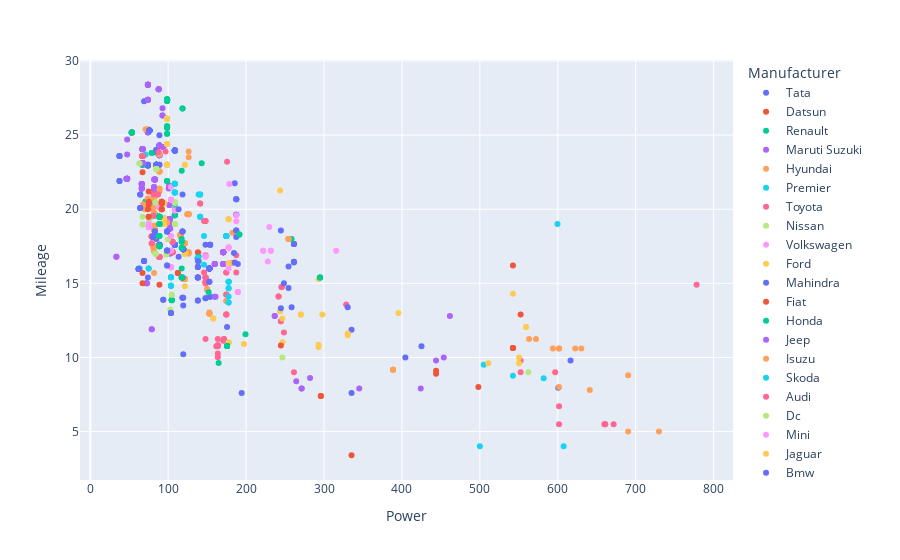

The notebook cell this image was saved under:
### Code cell
fig = px.scatter(df, x = 'Power' , y = 'Mileage' , color = 'Manufacturer');
fig.show();

### Figure 1 — Plotly figure (JSON) as saved in the notebook; plotly's stock layout.template omitted (floating-point values rounded to 4 significant figures; data arrays with more than 128 entries replaced by an {"elided": "..."} marker saying what was removed)
{"data": [{"hovertemplate": "Manufacturer=Tata<br>Power=%{x}<br>Mileage=%{y}<extra></extra>", "legendgroup": "Tata", "marker": {"color": "#636efa", "symbol": "circle"}, "mode": "markers", "name": "Tata", "orientation": "v", "showlegend": true, "type": "scatter", "x": [37.48, 37.48, 37.48, 37.48, 37.48, 84.82, 84.82, 84.82, 84.82, 84.82, 84.82, 84.82, 84.82, 73.97, 73.97, 73.97, 73.97, 88.77, 88.77, 88.77, 88.77, 84.82, 88.77, 84.82, 84.82, 84.82, 84.82, 84.82, 84.82, 88.77, 73.97, 88.77, 88.77, 88.77, 73.97, 73.97, 88.77, 73.97, 88.77, 73.97, 108.5, 108.5, 108.5, 108.5, 108.5, 108.5, 108.5, 108.5, 108.5, 108.5, 108.5, 108.5, 108.5, 108.5, 108.5, 108.5, 108.5, 108.5, 108.5, 108.5, 108.5, 108.5, 108.5, 153.9, 153.9, 147.9, 153.9, 147.9, 147.9, 153.9, 153.9, 138.1, 138.1, 138.1, 138.1, 138.1, 138.1, 83.84, 69.04, 83.84], "xaxis": "x", "y": [23.6, 23.6, 21.9, 23.6, 21.9, 23, 23, 23, 23, 23, 24, 24, 24, 22.95, 22.95, 22.95, 22.95, 17.57, 17.57, 17.57, 17.57, 18, 25, 23, 23, 23, 23, 23, 23, 17.6, 23, 17.6, 17.6, 17.6, 23, 20.65, 23, 23, 23, 20.65, 17.6, 17.6, 17.6, 17.6, 17.6, 17.6, 17.6, 17.6, 17.6, 17.6, 17.6, 23.97, 23.97, 23.97, 23.97, 23.97, 23.97, 23.97, 23.97, 23.97, 23.97, 23.97, 23.97, 17.6, 17.6, 17.6, 17.6, 14, 14, 14.1, 14.1, 16.7, 16.7, 16.7, 16.7, 16.7, 16.7, 23.84, 27.28, 23.84], "yaxis": "y"}, {"hovertemplate": "Manufacturer=Datsun<br>Power=%{x}<br>Mileage=%{y}<extra></extra>", "legendgroup": "Datsun", "marker": {"color": "#EF553B", "symbol": "circle"}, "mode": "markers", "name": "Datsun", "orientation": "v", "showlegend": true, "type": "scatter", "x": [53.26, 53.26, 53.26, 53.26, 67.07, 67.07, 67.07, 67.07, 67.07, 67.07, 67.07, 67.07, 67.07, 76.93, 76.93], "xaxis": "x", "y": [25.17, 25.17, 25.17, 25.17, 22.5, 23, 20.1, 20.1, 20.1, 20.1, 20.1, 20.1, 20.1, 20.1, 20.1], "yaxis": "y"}, {"hovertemplate": "Manufacturer=Renault<br>Power=%{x}<br>Mileage=%{y}<extra></extra>", "legendgroup": "Renault", "marker": {"color": "#00cc96", "symbol": "circle"}, "mode": "markers", "name": "Renault", "orientation": "v", "showlegend": true, "type": "scatter", "x": [53.26, 53.26, 53.26, 53.26, 67.07, 67.07, 67.07, 67.07, 67.07, 67.07, 67.07, 67.07, 71.02, 71.02, 71.02, 71.02, 104.5, 104.5, 104.5, 83.84, 83.84, 108.5, 108.5, 108.5, 108.5, 83.84, 83.84, 108.5, 83.84, 83.84, 83.84, 104.5, 108.5, 108.5, 104.5], "xaxis": "x", "y": [25.17, 25.17, 25.17, 25.17, 23.01, 23.01, 24.04, 24.04, 23.01, 23.01, 23.01, 24.04, 20.5, 20.5, 20.5, 20.5, 13.87, 13.87, 13.87, 19.6, 19.6, 19.6, 19.6, 19.6, 19.6, 21.04, 21.04, 19.98, 21.04, 21.04, 21.04, 13.86, 20.37, 20.37, 13.86], "yaxis": "y"}, {"hovertemplate": "Manufacturer=Maruti Suzuki<br>Power=%{x}<br>Mileage=%{y}<extra></extra>", "legendgroup": "Maruti Suzuki", "marker": {"color": "#ab63fa", "symbol": "circle"}, "mode": "markers", "name": "Maruti Suzuki", "orientation": "v", "showlegend": true, "type": "scatter", "x": {"elided": "143 float values"}, "xaxis": "x", "y": {"elided": "143 float values"}, "yaxis": "y"}, {"hovertemplate": "Manufacturer=Hyundai<br>Power=%{x}<br>Mileage=%{y}<extra></extra>", "legendgroup": "Hyundai", "marker": {"color": "#FFA15A", "symbol": "circle"}, "mode": "markers", "name": "Hyundai", "orientation": "v", "showlegend": true, "type": "scatter", "x": [68.06, 68.06, 68.06, 68.06, 68.06, 68.06, 81.86, 69.04, 70.03, 82.85, 88.77, 82.85, 88.77, 82.85, 88.77, 82.85, 88.77, 81.86, 82.85, 82.85, 88.77, 81.86, 81.86, 80.88, 115.4, 115.4, 115.4, 115.4, 116.4, 116.4, 80.88, 88.77, 81.86, 81.86, 81.86, 88.77, 121.3, 126.2, 126.2, 121.3, 126.2, 121.3, 98.63, 98.63, 121.3, 121.3, 126.2, 81.86, 81.86, 81.86, 81.86, 81.86, 149.9, 149.9, 149.9, 149.9, 182.5, 152.9, 182.5, 152.9, 182.5, 152.9, 152.9, 182.5, 73.97, 81.86, 81.86, 81.86, 81.86, 81.86, 81.86, 81.86, 73.97, 73.97, 81.86, 80.88, 80.88, 73.97, 71.02, 88.77, 121.3, 121.3, 121.3, 121.3, 121.3, 88.77, 126.2, 126.2, 126.2, 126.2, 126.2, 119.3, 124.3, 88.77, 121.3, 121.3, 126.2], "xaxis": "x", "y": [20.3, 20.3, 20.3, 20.3, 20.3, 20.3, 15.7, 20.14, 20, 18.6, 22.54, 18.6, 22.54, 18.6, 22.54, 18.15, 22.54, 18.6, 18.6, 18.6, 22.54, 19.77, 19.77, 17.52, 18.27, 18.27, 18.27, 18.27, 18.15, 18.15, 17.52, 23.7, 17.19, 17.19, 17.19, 21.19, 17.7, 23.9, 23.5, 17.7, 17.1, 17.7, 19.1, 19.1, 17.7, 17.7, 17.1, 18.9, 19.77, 17.49, 17.49, 19.77, 14.6, 14.6, 14.6, 14.6, 18.42, 13.03, 16.38, 12.95, 16.38, 12.95, 12.95, 16.38, 20.7, 20.7, 20.7, 20.7, 20.7, 20.7, 20.7, 20.7, 20.7, 20.7, 20.14, 17.36, 20.14, 25.4, 25.4, 21.38, 15.29, 15.29, 15.29, 15.29, 15.29, 21.38, 19.67, 19.67, 17.01, 19.67, 17.01, 15.29, 19.67, 21.38, 15.29, 15.29, 19.67], "yaxis": "y"}, {"hovertemplate": "Manufacturer=Premier<br>Power=%{x}<br>Mileage=%{y}<extra></extra>", "legendgroup": "Premier", "marker": {"color": "#19d3f3", "symbol": "circle"}, "mode": "markers", "name": "Premier", "orientation": "v", "showlegend": true, "type": "scatter", "x": [74.96, 63.12, 74.96, 63.12, 63.12, 71.02], "xaxis": "x", "y": [16, 16, 16, 16, 16, 23.7], "yaxis": "y"}, {"hovertemplate": "Manufacturer=Toyota<br>Power=%{x}<br>Mileage=%{y}<extra></extra>", "legendgroup": "Toyota", "marker": {"color": "#FF6692", "symbol": "circle"}, "mode": "markers", "name": "Toyota", "orientation": "v", "showlegend": true, "type": "scatter", "x": [78.91, 78.91, 67.07, 78.91, 67.07, 67.07, 78.91, 67.07, 78.91, 67.07, 78.91, 67.07, 78.91, 67.07, 88.77, 88.77, 67.07, 67.07, 67.07, 88.77, 88.77, 67.07, 67.07, 88.77, 88.77, 78.91, 67.07, 67.07, 78.91, 67.07, 87.78, 80.88, 80.88, 80.88, 80.88, 170.6, 147.9, 147.9, 147.9, 147.9, 147.9, 163.7, 163.7, 161.8, 147.9, 171.6, 171.6, 147.9, 163.7, 163.7, 147.9, 147.9, 138.1, 138.1, 138.1, 86.8, 86.8, 138.1, 174.6, 174.6, 174.6, 174.6, 163.7, 163.7, 174.6, 261.4, 96.66, 175.6, 105.5, 105.5, 105.5, 105.5, 105.5, 105.5, 105.5, 105.5, 105.5, 105.5, 105.5, 105.5, 105.5, 105.5], "xaxis": "x", "y": [18.16, 18.16, 23.59, 18.16, 23.59, 23.59, 18.16, 23.59, 18.16, 23.59, 18.16, 23.59, 18.16, 23.59, 16.78, 16.78, 23.59, 23.59, 23.59, 16.78, 16.78, 23.59, 23.59, 16.78, 16.78, 17.71, 23.59, 23.59, 17.71, 23.59, 23.87, 21.01, 19.56, 19.56, 19.56, 11.13, 15.4, 15, 15.4, 15.4, 15.1, 10.83, 10.83, 10.75, 11.25, 11.25, 11.25, 15, 11.25, 10.75, 15.4, 15.1, 16.7, 16.7, 16.7, 21, 21, 16.7, 12.9, 14.24, 14.24, 12.9, 10.26, 10.01, 12.9, 9, 23.9, 23.2, 17.1, 17.1, 17.1, 17.8, 17.8, 17.8, 17.8, 17.1, 17.1, 17.1, 17.1, 17.1, 17.1, 17.1], "yaxis": "y"}, {"hovertemplate": "Manufacturer=Nissan<br>Power=%{x}<br>Mileage=%{y}<extra></extra>", "legendgroup": "Nissan", "marker": {"color": "#B6E880", "symbol": "circle"}, "mode": "markers", "name": "Nissan", "orientation": "v", "showlegend": true, "type": "scatter", "x": [67.07, 67.07, 67.07, 97.65, 97.65, 84.82, 84.82, 84.82, 99.62, 84.82, 83.84, 108.5, 102.6, 83.84, 108.5, 83.84, 562.2, 75.95, 75.95, 63.12, 63.12, 104.5, 104.5, 108.5, 108.5, 108.5, 108.5, 108.5, 108.5], "xaxis": "x", "y": [18.97, 19.49, 18.97, 16.95, 16.95, 22.71, 22.71, 22.71, 17.97, 22.71, 20.45, 19.01, 13.24, 20.45, 19.01, 20.45, 9, 19.34, 19.34, 23.08, 23.08, 14.23, 14.23, 20.45, 20.45, 20.45, 20.45, 20.45, 20.45], "yaxis": "y"}, {"hovertemplate": "Manufacturer=Volkswagen<br>Power=%{x}<br>Mileage=%{y}<extra></extra>", "legendgroup": "Volkswagen", "marker": {"color": "#FF97FF", "symbol": "circle"}, "mode": "markers", "name": "Volkswagen", "orientation": "v", "showlegend": true, "type": "scatter", "x": [74.96, 74.96, 74.96, 88.77, 88.77, 88.77, 103.6, 108.5, 74.96, 74.96, 74.96, 139.1, 103.6, 103.6, 103.6, 103.6, 103.6, 103.6, 103.6, 103.6, 103.6, 103.6, 108.5, 103.6, 177.5, 177.5, 177.5, 177.5], "xaxis": "x", "y": [18.78, 18.78, 18.78, 20.14, 20.14, 20.14, 17.21, 19.91, 19, 19, 19, 17.06, 16.09, 16.09, 16.09, 18.19, 18.19, 20.64, 20.64, 20.64, 21.5, 20.64, 19.91, 17.21, 17.42, 17.42, 17.42, 17.42], "yaxis": "y"}, {"hovertemplate": "Manufacturer=Ford<br>Power=%{x}<br>Mileage=%{y}<extra></extra>", "legendgroup": "Ford", "marker": {"color": "#FECB52", "symbol": "circle"}, "mode": "markers", "name": "Ford", "orientation": "v", "showlegend": true, "type": "scatter", "x": [98.63, 98.63, 98.63, 94.69, 94.69, 94.69, 94.69, 98.63, 94.69, 94.69, 94.69, 98.63, 98.63, 98.63, 98.63, 98.63, 94.69, 94.69, 94.69, 98.63, 395.5, 121.3, 121.3, 121.3, 121.3, 98.63, 98.63, 98.63, 98.63, 121.3, 98.63, 121.3, 98.63, 197.3, 157.8, 157.8, 94.69, 98.63, 94.69, 98.63, 94.69, 98.63], "xaxis": "x", "y": [24.4, 24.4, 24.4, 19, 19, 19, 19, 24.4, 20.4, 20.4, 20.4, 26.1, 26.1, 26.1, 26.1, 26.1, 19.4, 19.4, 19.4, 26.1, 13, 17, 17, 17, 14.8, 23, 23, 23, 23, 23, 23, 23, 23, 10.91, 12.62, 12.62, 20.4, 25.5, 20.4, 25.5, 20.4, 25.5], "yaxis": "y"}, {"hovertemplate": "Manufacturer=Mahindra<br>Power=%{x}<br>Mileage=%{y}<extra></extra>", "legendgroup": "Mahindra", "marker": {"color": "#636efa", "symbol": "circle"}, "mode": "markers", "name": "Mahindra", "orientation": "v", "showlegend": true, "type": "scatter", "x": [64.11, 64.11, 64.11, 175.6, 80.88, 80.88, 75.95, 75.95, 75.95, 80.88, 80.88, 75.95, 80.88, 75.95, 80.88, 75.95, 80.88, 80.88, 80.88, 75.95, 75.95, 75.95, 75.95, 75.95, 80.88, 80.88, 69.04, 69.04, 69.04, 69.04, 62.14, 113.4, 103.6, 103.6, 103.6, 118.4, 118.4, 118.4, 119.3, 119.3, 119.3, 119.3, 119.3, 119.3, 119.3, 119.3, 73.97, 119.3, 119.3, 118.4, 118.4, 138.1, 138.1, 138.1, 138.1, 138.1, 152.9, 152.9, 152.9, 152.9, 152.9, 152.9, 152.9, 152.9, 138.1, 152.9, 152.9, 152.9, 152.9, 152.9, 152.9, 152.9, 152.9, 152.9, 152.9, 152.9, 82.85, 82.85, 82.85, 98.63, 98.63, 98.63, 98.63, 93.7, 93.7, 118.4, 118.4, 119.3, 62.14, 62.14, 62.14, 62.14, 62.14, 98.63, 98.63, 98.63, 98.63, 98.63, 64.11, 64.11, 118.4], "xaxis": "x", "y": [20.08, 20.08, 20.08, 12.05, 18.15, 18.15, 25.32, 25.32, 25.32, 18.15, 18.15, 25.32, 18.15, 25.32, 18.15, 25.32, 18.15, 18.15, 18.15, 25.32, 25.32, 25.32, 25.32, 25.32, 18.15, 18.15, 16.5, 16.5, 16.5, 16.5, 15.96, 20, 13, 13, 13, 18.49, 18.49, 18.49, 17.3, 17.3, 17.3, 17.3, 17.3, 17.3, 17.3, 17.3, 15.4, 10.22, 13.5, 15.4, 15.4, 15.4, 15.4, 15.4, 15.4, 13.85, 15.1, 16, 16, 16, 16, 16, 16, 16, 13.85, 15.1, 16, 16, 16, 16, 16, 16, 16, 16, 16, 16, 18.49, 18.49, 18.49, 18.49, 18.49, 18.49, 18.49, 13.9, 13.9, 14.02, 14.02, 14.02, 15.96, 15.96, 15.96, 15.96, 15.96, 17.21, 17.21, 17.21, 16.21, 16.21, 21, 21, 21], "yaxis": "y"}, {"hovertemplate": "Manufacturer=Fiat<br>Power=%{x}<br>Mileage=%{y}<extra></extra>", "legendgroup": "Fiat", "marker": {"color": "#EF553B", "symbol": "circle"}, "mode": "markers", "name": "Fiat", "orientation": "v", "showlegend": true, "type": "scatter", "x": [91.73, 91.73, 138.1, 91.73, 91.73, 91.73, 91.73, 112.4, 91.73, 91.73, 91.73, 112.4, 67.07, 73.97, 74.96, 88.77, 74.96, 67.07, 74.96, 74.96, 74.96], "xaxis": "x", "y": [20, 20, 17.1, 20, 20.5, 20.5, 20.5, 15.7, 20.4, 20.4, 20.4, 15.7, 15, 20, 19.5, 14.9, 19.5, 15.7, 20.5, 20.3, 21.2], "yaxis": "y"}, {"hovertemplate": "Manufacturer=Honda<br>Power=%{x}<br>Mileage=%{y}<extra></extra>", "legendgroup": "Honda", "marker": {"color": "#00cc96", "symbol": "circle"}, "mode": "markers", "name": "Honda", "orientation": "v", "showlegend": true, "type": "scatter", "x": [88.77, 88.77, 88.77, 88.77, 98.63, 98.63, 98.63, 87.78, 151.9, 88.77, 98.63, 88.77, 78.91, 88.77, 78.91, 98.63, 98.63, 98.63, 88.77, 88.77, 88.77, 98.63, 88.77, 98.63, 88.77, 98.63, 88.77, 98.63, 88.77, 117.4, 117.4, 117.4, 117.4, 117.4, 98.63, 98.63, 98.63, 139.1, 139.1, 139.1, 118.4, 118.4, 88.77, 98.63, 88.77, 98.63, 88.77, 88.77, 143.0, 117.4, 117.4, 117.4, 117.4, 98.63, 98.63, 98.63, 98.63, 117.4, 117.4], "xaxis": "x", "y": [18.2, 19, 18.2, 19, 27.3, 27.3, 27.3, 18.2, 14.4, 19, 27.4, 19.5, 23.8, 19, 23.8, 27.4, 27.4, 27.4, 19.5, 19.5, 19.5, 27.4, 19.5, 27.4, 19.5, 27.4, 19.5, 27.4, 19.5, 15.4, 15.4, 15.4, 15.4, 16, 21.9, 21.9, 21.9, 16.5, 16.5, 16.8, 26.8, 26.8, 17.5, 25.5, 17.5, 25.5, 17.5, 17.5, 23.1, 17.4, 17.8, 17.4, 18, 25.6, 25.6, 25.1, 25.1, 22.6, 17.8], "yaxis": "y"}, {"hovertemplate": "Manufacturer=Jeep<br>Power=%{x}<br>Mileage=%{y}<extra></extra>", "legendgroup": "Jeep", "marker": {"color": "#ab63fa", "symbol": "circle"}, "mode": "markers", "name": "Jeep", "orientation": "v", "showlegend": true, "type": "scatter", "x": [170.6, 170.6, 236.7, 236.7, 461.6, 282.1, 159.8, 159.8, 159.8, 170.6, 170.6, 170.6, 170.6, 170.6, 170.6, 170.6, 159.8, 170.6, 170.6, 170.6, 159.8, 160.8, 159.8, 170.6, 170.6, 170.6, 170.6, 264.3], "xaxis": "x", "y": [16.3, 16.3, 12.8, 12.8, 12.8, 8.61, 16.3, 16.3, 14.1, 17.1, 17.1, 17.1, 17.1, 17.1, 16.3, 16.3, 16.3, 17.1, 16.3, 17.1, 16.3, 14.1, 16.3, 17.1, 16.3, 17.1, 17.1, 8.4], "yaxis": "y"}, {"hovertemplate": "Manufacturer=Isuzu<br>Power=%{x}<br>Mileage=%{y}<extra></extra>", "legendgroup": "Isuzu", "marker": {"color": "#FFA15A", "symbol": "circle"}, "mode": "markers", "name": "Isuzu", "orientation": "v", "showlegend": true, "type": "scatter", "x": [174.6, 174.6], "xaxis": "x", "y": [13.8, 13.8], "yaxis": "y"}, {"hovertemplate": "Manufacturer=Skoda<br>Power=%{x}<br>Mileage=%{y}<extra></extra>", "legendgroup": "Skoda", "marker": {"color": "#19d3f3", "symbol": "circle"}, "mode": "markers", "name": "Skoda", "orientation": "v", "showlegend": true, "type": "scatter", "x": [177.5, 174.6, 174.6, 146.0, 174.6, 108.5, 103.6, 108.5, 103.6, 177.5, 177.5, 177.5, 174.6, 174.6, 177.5, 174.6, 146.0, 103.6, 108.5, 103.6, 108.5, 108.5, 103.6, 108.5, 108.5, 103.6, 103.6, 103.6, 103.6, 108.5, 108.5, 138.1, 141.0, 138.1, 177.5, 141.0, 141.0, 177.5, 141.0, 138.1, 139.1, 177.5, 141.0], "xaxis": "x", "y": [13.7, 18.19, 18.19, 18.19, 18.19, 21.72, 14.84, 21.13, 15.41, 14.12, 14.67, 13.7, 18.19, 18.19, 14.67, 18.19, 16.25, 15.41, 21.13, 15.41, 21.13, 21.72, 14.84, 21.72, 21.13, 15.41, 14.84, 15.41, 14.84, 21.13, 21.72, 16.7, 21, 16.7, 15.1, 21, 19.5, 15.1, 19.5, 16.7, 21, 15.1, 19.5], "yaxis": "y"}, {"hovertemplate": "Manufacturer=Audi<br>Power=%{x}<br>Mileage=%{y}<extra></extra>", "legendgroup": "Audi", "marker": {"color": "#FF6692", "symbol": "circle"}, "mode": "markers", "name": "Audi", "orientation": "v", "showlegend": true, "type": "scatter", "x": [141.0, 141.0, 147.9, 147.9, 146.0, 174.6, 174.6, 147.9, 146.0, 241.7, 241.7, 328.4, 601.7, 187.4, 187.4, 244.6, 244.6, 245.6, 245.6, 248.6, 245.6, 552.3], "xaxis": "x", "y": [20.38, 20.38, 19.2, 19.2, 15.73, 15.73, 15.73, 16.9, 19.2, 14.11, 14.11, 13.57, 6.71, 16.9, 15.73, 12.44, 12.44, 14.75, 14.75, 11.68, 14.75, 9.8], "yaxis": "y"}, {"hovertemplate": "Manufacturer=Dc<br>Power=%{x}<br>Mileage=%{y}<extra></extra>", "legendgroup": "Dc", "marker": {"color": "#B6E880", "symbol": "circle"}, "mode": "markers", "name": "Dc", "orientation": "v", "showlegend": true, "type": "scatter", "x": [246.6], "xaxis": "x", "y": [10], "yaxis": "y"}, {"hovertemplate": "Manufacturer=Mini<br>Power=%{x}<br>Mileage=%{y}<extra></extra>", "legendgroup": "Mini", "marker": {"color": "#FF97FF", "symbol": "circle"}, "mode": "markers", "name": "Mini", "orientation": "v", "showlegend": true, "type": "scatter", "x": [227.8, 189.4, 187.4, 189.4, 189.4], "xaxis": "x", "y": [16.47, 14.41, 19.19, 14.41, 14.41], "yaxis": "y"}, {"hovertemplate": "Manufacturer=Jaguar<br>Power=%{x}<br>Mileage=%{y}<extra></extra>", "legendgroup": "Jaguar", "marker": {"color": "#FECB52", "symbol": "circle"}, "mode": "markers", "name": "Jaguar", "orientation": "v", "showlegend": true, "type": "scatter", "x": [246.6, 177.5, 177.5, 246.6, 243.6, 243.6, 177.5, 177.5, 177.5, 270.2, 270.2, 297.9, 177.5, 243.6, 542.5, 559.2, 559.2, 292.9, 292.9, 292.9], "xaxis": "x", "y": [11, 11, 11, 11, 13.12, 13.12, 19.33, 19.33, 19.33, 12.9, 12.9, 12.9, 16.38, 21.27, 14.3, 12.05, 12.05, 15.3, 10.7, 10.85], "yaxis": "y"}, {"hovertemplate": "Manufacturer=Bmw<br>Power=%{x}<br>Mileage=%{y}<extra></extra>", "legendgroup": "Bmw", "marker": {"color": "#636efa", "symbol": "circle"}, "mode": "markers", "name": "Bmw", "orientation": "v", "showlegend": true, "type": "scatter", "x": [187.4, 244.6, 187.4, 404.4, 261.4, 261.4, 261.4, 335.4, 600.7, 187.4, 187.4, 187.4, 184.4, 189.4, 187.4, 187.4, 254.5, 185.4, 261.4, 244.6, 194.3, 335.4, 330.4, 258.4, 425.1, 187.4, 254.5, 248.6, 261.4, 261.4, 185.4, 616.5], "xaxis": "x", "y": [18.56, 18.56, 18.56, 10, 17.66, 17.66, 17.66, 11.86, 7.96, 20.68, 20.68, 20.68, 17.05, 16.3, 19.62, 19.62, 16.13, 16.4, 16.4, 13.32, 7.6, 7.6, 13.38, 13.38, 10.75, 18.12, 14.69, 15.01, 16.46, 16.46, 21.76, 9.8], "yaxis": "y"}, {"hovertemplate": "Manufacturer=Porsche<br>Power=%{x}<br>Mileage=%{y}<extra></extra>", "legendgroup": "Porsche", "marker": {"color": "#EF553B", "symbol": "circle"}, "mode": "markers", "name": "Porsche", "orientation": "v", "showlegend": true, "type": "scatter", "x": [295.9, 295.9, 542.5, 542.5, 542.5, 335.4, 542.5, 443.8, 443.8, 244.6], "xaxis": "x", "y": [7.4, 7.4, 10.63, 10.63, 10.63, 3.4, 16.2, 8.9, 9.1, 10.8], "yaxis": "y"}, {"hovertemplate": "Manufacturer=Lexus<br>Power=%{x}<br>Mileage=%{y}<extra></extra>", "legendgroup": "Lexus", "marker": {"color": "#00cc96", "symbol": "circle"}, "mode": "markers", "name": "Lexus", "orientation": "v", "showlegend": true, "type": "scatter", "x": [258.4, 191.3, 191.3, 294.9, 294.9, 294.9], "xaxis": "x", "y": [18, 18.3, 18.3, 15.4, 15.4, 15.4], "yaxis": "y"}, {"hovertemplate": "Manufacturer=Maserati<br>Power=%{x}<br>Mileage=%{y}<extra></extra>", "legendgroup": "Maserati", "marker": {"color": "#ab63fa", "symbol": "circle"}, "mode": "markers", "name": "Maserati", "orientation": "v", "showlegend": true, "type": "scatter", "x": [271.2, 345.2, 424.1, 453.7, 271.2, 443.8], "xaxis": "x", "y": [7.9, 7.9, 7.9, 10, 7.9, 9.8], "yaxis": "y"}, {"hovertemplate": "Manufacturer=Lamborghini<br>Power=%{x}<br>Mileage=%{y}<extra></extra>", "legendgroup": "Lamborghini", "marker": {"color": "#FFA15A", "symbol": "circle"}, "mode": "markers", "name": "Lamborghini", "orientation": "v", "showlegend": true, "type": "scatter", "x": [641.1, 601.7, 572.1, 601.7, 630.3, 563.2, 593.8, 622.4, 601.7, 690.4, 690.4, 729.9], "xaxis": "x", "y": [7.8, 10.6, 11.24, 8, 10.6, 11.24, 10.6, 10.6, 10.6, 5, 8.8, 5], "yaxis": "y"}, {"hovertemplate": "Manufacturer=Bentley<br>Power=%{x}<br>Mileage=%{y}<extra></extra>", "legendgroup": "Bentley", "marker": {"color": "#19d3f3", "symbol": "circle"}, "mode": "markers", "name": "Bentley", "orientation": "v", "showlegend": true, "type": "scatter", "x": [581.9, 599.7, 542.5, 505, 500.1, 607.6], "xaxis": "x", "y": [8.6, 19, 8.77, 9.5, 4, 4], "yaxis": "y"}, {"hovertemplate": "Manufacturer=Ferrari<br>Power=%{x}<br>Mileage=%{y}<extra></extra>", "legendgroup": "Ferrari", "marker": {"color": "#FF6692", "symbol": "circle"}, "mode": "markers", "name": "Ferrari", "orientation": "v", "showlegend": true, "type": "scatter", "x": [552.3, 596.7, 660.8, 660.8, 601.7, 671.7, 778.2, 659.9], "xaxis": "x", "y": [9, 9, 5.5, 5.5, 5.5, 5.5, 14.9, 5.5], "yaxis": "y"}, {"hovertemplate": "Manufacturer=Force<br>Power=%{x}<br>Mileage=%{y}<extra></extra>", "legendgroup": "Force", "marker": {"color": "#B6E880", "symbol": "circle"}, "mode": "markers", "name": "Force", "orientation": "v", "showlegend": true, "type": "scatter", "x": [83.84, 83.84, 83.84, 83.84], "xaxis": "x", "y": [17, 17, 17, 17], "yaxis": "y"}, {"hovertemplate": "Manufacturer=Volvo<br>Power=%{x}<br>Mileage=%{y}<extra></extra>", "legendgroup": "Volvo", "marker": {"color": "#FF97FF", "symbol": "circle"}, "mode": "markers", "name": "Volvo", "orientation": "v", "showlegend": true, "type": "scatter", "x": [147.9, 147.9, 178.5, 187.4, 229.8, 221.9, 221.9, 315.6, 231.8, 147.9, 177.5, 231.8], "xaxis": "x", "y": [16.81, 16.81, 21.7, 19.6, 18.8, 17.2, 17.2, 17.2, 17.2, 16.8, 16, 17.2], "yaxis": "y"}, {"hovertemplate": "Manufacturer=Land Rover Rover<br>Power=%{x}<br>Mileage=%{y}<extra></extra>", "legendgroup": "Land Rover Rover", "marker": {"color": "#FECB52", "symbol": "circle"}, "mode": "markers", "name": "Land Rover Rover", "orientation": "v", "showlegend": true, "type": "scatter", "x": [246.6, 330.4, 510.9, 550.4, 330.4, 550.4, 330.4], "xaxis": "x", "y": [12.63, 11.5, 9.6, 9.6, 11.6, 10, 11.6], "yaxis": "y"}, {"hovertemplate": "Manufacturer=Kia<br>Power=%{x}<br>Mileage=%{y}<extra></extra>", "legendgroup": "Kia", "marker": {"color": "#636efa", "symbol": "circle"}, "mode": "markers", "name": "Kia", "orientation": "v", "showlegend": true, "type": "scatter", "x": [113.4, 138.1, 138.1, 138.1, 138.1], "xaxis": "x", "y": [16.8, 16.1, 16.1, 16.5, 16.1], "yaxis": "y"}, {"hovertemplate": "Manufacturer=Aston Martin<br>Power=%{x}<br>Mileage=%{y}<extra></extra>", "legendgroup": "Aston Martin", "marker": {"color": "#EF553B", "symbol": "circle"}, "mode": "markers", "name": "Aston Martin", "orientation": "v", "showlegend": true, "type": "scatter", "x": [498.1, 552.3], "xaxis": "x", "y": [8, 12.9], "yaxis": "y"}, {"hovertemplate": "Manufacturer=Mitsubishi<br>Power=%{x}<br>Mileage=%{y}<extra></extra>", "legendgroup": "Mitsubishi", "marker": {"color": "#00cc96", "symbol": "circle"}, "mode": "markers", "name": "Mitsubishi", "orientation": "v", "showlegend": true, "type": "scatter", "x": [164.7, 175.6, 175.6, 175.6, 175.6, 175.6, 199.2], "xaxis": "x", "y": [9.62, 10.77, 10.77, 10.77, 10.77, 10.77, 11.56], "yaxis": "y"}, {"hovertemplate": "Manufacturer=Maruti Suzuki R<br>Power=%{x}<br>Mileage=%{y}<extra></extra>", "legendgroup": "Maruti Suzuki R", "marker": {"color": "#ab63fa", "symbol": "circle"}, "mode": "markers", "name": "Maruti Suzuki R", "orientation": "v", "showlegend": true, "type": "scatter", "x": [81.86, 81.86], "xaxis": "x", "y": [21.5, 21.5], "yaxis": "y"}, {"hovertemplate": "Manufacturer=Land Rover<br>Power=%{x}<br>Mileage=%{y}<extra></extra>", "legendgroup": "Land Rover", "marker": {"color": "#FFA15A", "symbol": "circle"}, "mode": "markers", "name": "Land Rover", "orientation": "v", "showlegend": true, "type": "scatter", "x": [254.5, 254.5, 388.6, 388.6, 254.5, 388.6, 254.5, 388.6], "xaxis": "x", "y": [18, 18, 9.17, 9.17, 18, 9.17, 18, 9.17], "yaxis": "y"}], "layout": {"legend": {"title": {"text": "Manufacturer"}, "tracegroupgap": 0}, "margin": {"t": 60}, "xaxis": {"anchor": "y", "domain": [0, 1], "title": {"text": "Power"}}, "yaxis": {"anchor": "x", "domain": [0, 1], "title": {"text": "Mileage"}}}}
